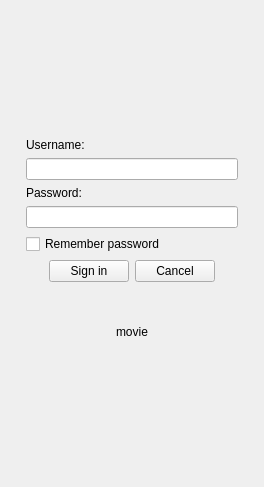
<?xml version="1.0" encoding="UTF-8"?>
<ui version="4.0">
 <class>mainDialogClass</class>
 <widget class="QDialog" name="mainDialogClass">
  <property name="enabled">
   <bool>true</bool>
  </property>
  <property name="geometry">
   <rect>
    <x>0</x>
    <y>0</y>
    <width>263</width>
    <height>487</height>
   </rect>
  </property>
  <property name="windowTitle">
   <string>QXmpp</string>
  </property>
  <layout class="QVBoxLayout" name="verticalLayout_4">
   <property name="margin">
    <number>6</number>
   </property>
   <item>
    <widget class="QStackedWidget" name="stackedWidget">
     <property name="currentIndex">
      <number>1</number>
     </property>
     <widget class="QWidget" name="page">
      <layout class="QVBoxLayout" name="verticalLayout_3">
       <property name="spacing">
        <number>6</number>
       </property>
       <property name="leftMargin">
        <number>0</number>
       </property>
       <property name="topMargin">
        <number>4</number>
       </property>
       <property name="rightMargin">
        <number>0</number>
       </property>
       <property name="bottomMargin">
        <number>0</number>
       </property>
       <item>
        <widget class="searchLineEdit" name="lineEdit_filter">
         <property name="enabled">
          <bool>true</bool>
         </property>
        </widget>
       </item>
       <item>
        <widget class="customListView" name="listView">
         <property name="editTriggers">
          <set>QAbstractItemView::NoEditTriggers</set>
         </property>
         <property name="verticalScrollMode">
          <enum>QAbstractItemView::ScrollPerPixel</enum>
         </property>
        </widget>
       </item>
       <item>
        <layout class="QHBoxLayout" name="horizontalLayout_3">
         <item>
          <widget class="QPushButton" name="pushButton_2">
           <property name="text">
            <string>+</string>
           </property>
          </widget>
         </item>
         <item>
          <widget class="QPushButton" name="pushButton_view">
           <property name="text">
            <string>View</string>
           </property>
           <property name="flat">
            <bool>false</bool>
           </property>
          </widget>
         </item>
         <item>
          <widget class="QPushButton" name="pushButton_4">
           <property name="text">
            <string>Settings</string>
           </property>
           <property name="flat">
            <bool>false</bool>
           </property>
          </widget>
         </item>
         <item>
          <spacer name="horizontalSpacer_3">
           <property name="orientation">
            <enum>Qt::Horizontal</enum>
           </property>
           <property name="sizeHint" stdset="0">
            <size>
             <width>40</width>
             <height>20</height>
            </size>
           </property>
          </spacer>
         </item>
        </layout>
       </item>
      </layout>
     </widget>
     <widget class="QWidget" name="page_2">
      <layout class="QVBoxLayout" name="verticalLayout">
       <property name="leftMargin">
        <number>20</number>
       </property>
       <property name="rightMargin">
        <number>20</number>
       </property>
       <item>
        <spacer name="verticalSpacer_2">
         <property name="orientation">
          <enum>Qt::Vertical</enum>
         </property>
         <property name="sizeHint" stdset="0">
          <size>
           <width>20</width>
           <height>40</height>
          </size>
         </property>
        </spacer>
       </item>
       <item>
        <widget class="QLabel" name="label_3">
         <property name="text">
          <string>Username:</string>
         </property>
        </widget>
       </item>
       <item>
        <widget class="QLineEdit" name="lineEdit_userName">
         <property name="text">
          <string/>
         </property>
        </widget>
       </item>
       <item>
        <widget class="QLabel" name="label_4">
         <property name="text">
          <string>Password:</string>
         </property>
        </widget>
       </item>
       <item>
        <widget class="QLineEdit" name="lineEdit_password">
         <property name="text">
          <string/>
         </property>
         <property name="echoMode">
          <enum>QLineEdit::Password</enum>
         </property>
        </widget>
       </item>
       <item>
        <widget class="QCheckBox" name="checkBox">
         <property name="text">
          <string>Remember password</string>
         </property>
        </widget>
       </item>
       <item>
        <layout class="QHBoxLayout" name="horizontalLayout_2">
         <item>
          <spacer name="horizontalSpacer_2">
           <property name="orientation">
            <enum>Qt::Horizontal</enum>
           </property>
           <property name="sizeHint" stdset="0">
            <size>
             <width>40</width>
             <height>20</height>
            </size>
           </property>
          </spacer>
         </item>
         <item>
          <widget class="QPushButton" name="pushButton_signIn">
           <property name="text">
            <string>Sign in</string>
           </property>
          </widget>
         </item>
         <item>
          <widget class="QPushButton" name="pushButton_cancel">
           <property name="text">
            <string>Cancel</string>
           </property>
          </widget>
         </item>
         <item>
          <spacer name="horizontalSpacer">
           <property name="orientation">
            <enum>Qt::Horizontal</enum>
           </property>
           <property name="sizeHint" stdset="0">
            <size>
             <width>40</width>
             <height>20</height>
            </size>
           </property>
          </spacer>
         </item>
        </layout>
       </item>
       <item>
        <layout class="QHBoxLayout" name="horizontalLayout_4">
         <item>
          <spacer name="horizontalSpacer_4">
           <property name="orientation">
            <enum>Qt::Horizontal</enum>
           </property>
           <property name="sizeHint" stdset="0">
            <size>
             <width>40</width>
             <height>20</height>
            </size>
           </property>
          </spacer>
         </item>
         <item>
          <widget class="customLabel" name="label_status">
           <property name="text">
            <string/>
           </property>
          </widget>
         </item>
         <item>
          <spacer name="horizontalSpacer_5">
           <property name="orientation">
            <enum>Qt::Horizontal</enum>
           </property>
           <property name="sizeHint" stdset="0">
            <size>
             <width>40</width>
             <height>20</height>
            </size>
           </property>
          </spacer>
         </item>
        </layout>
       </item>
       <item>
        <layout class="QHBoxLayout" name="horizontalLayout">
         <property name="spacing">
          <number>0</number>
         </property>
         <item>
          <spacer name="horizontalSpacer_6">
           <property name="orientation">
            <enum>Qt::Horizontal</enum>
           </property>
           <property name="sizeHint" stdset="0">
            <size>
             <width>40</width>
             <height>20</height>
            </size>
           </property>
          </spacer>
         </item>
         <item>
          <widget class="QLabel" name="label_2">
           <property name="text">
            <string/>
           </property>
          </widget>
         </item>
         <item>
          <widget class="QLabel" name="label_throbber">
           <property name="text">
            <string>movie</string>
           </property>
          </widget>
         </item>
         <item>
          <widget class="QLabel" name="label">
           <property name="sizePolicy">
            <sizepolicy hsizetype="Preferred" vsizetype="Fixed">
             <horstretch>0</horstretch>
             <verstretch>0</verstretch>
            </sizepolicy>
           </property>
           <property name="minimumSize">
            <size>
             <width>0</width>
             <height>35</height>
            </size>
           </property>
           <property name="text">
            <string/>
           </property>
          </widget>
         </item>
         <item>
          <spacer name="horizontalSpacer_7">
           <property name="orientation">
            <enum>Qt::Horizontal</enum>
           </property>
           <property name="sizeHint" stdset="0">
            <size>
             <width>40</width>
             <height>20</height>
            </size>
           </property>
          </spacer>
         </item>
        </layout>
       </item>
       <item>
        <spacer name="verticalSpacer">
         <property name="orientation">
          <enum>Qt::Vertical</enum>
         </property>
         <property name="sizeHint" stdset="0">
          <size>
           <width>20</width>
           <height>70</height>
          </size>
         </property>
        </spacer>
       </item>
      </layout>
     </widget>
    </widget>
   </item>
  </layout>
 </widget>
 <customwidgets>
  <customwidget>
   <class>customListView</class>
   <extends>QListView</extends>
   <header>customListView.h</header>
  </customwidget>
  <customwidget>
   <class>searchLineEdit</class>
   <extends>QLineEdit</extends>
   <header>searchLineEdit.h</header>
  </customwidget>
  <customwidget>
   <class>customLabel</class>
   <extends>QLabel</extends>
   <header>customLabel.h</header>
  </customwidget>
 </customwidgets>
 <resources/>
 <connections/>
</ui>
